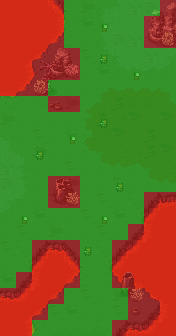

This game map was drawn from its Tiled (.tmx) file and the tilesets committed beside it. A one-line description and the full map source follow:
An orthogonal 11x21 tile map with 16x16 px tiles, 9 tile layers (Tile Layer 4, Tile Layer 5, Tile Layer 6, Tile Layer 7, ...).

<map version="1.5" tiledversion="2021.02.15" orientation="orthogonal" renderorder="left-down" width="11" height="21" tilewidth="16" tileheight="16" infinite="0" nextlayerid="16" nextobjectid="1">
 <tileset firstgid="1" source="../world_tiles/tileset.tsx" />
 <layer id="10" name="Tile Layer 4" width="11" height="21">
  <data encoding="csv">
12612,12612,12612,12215,12216,12809,12809,12809,12809,12809,12809,
12612,12612,12612,12615,12616,12809,12809,12809,12809,12809,12809,
12612,12101,12102,12715,12716,12809,12809,12809,12809,12809,12809,
12612,12201,12202,12815,12816,12809,12809,12809,12809,12809,12809,
12614,12301,12302,12809,12809,12809,12809,12809,12809,12809,12809,
12714,12715,12716,12809,12809,12809,12809,12809,12809,12809,12809,
12814,12815,12816,12809,12809,12809,12809,12809,12809,12809,12809,
12809,12809,12809,12809,12809,12809,12809,12809,12809,12809,12809,
12809,12809,12809,12809,12809,12809,12809,12809,12809,12809,12809,
12809,12809,12809,12809,12809,12809,12809,12809,12809,12809,12809,
12809,12809,12809,12809,12809,12809,12809,12809,12809,12809,12809,
12809,12809,12809,12809,12809,12809,12809,12809,12809,12809,12809,
12809,12809,12809,12809,12809,12809,12809,12809,12109,12110,12111,
12809,12809,12809,12809,12809,12809,12809,12809,12209,12210,12211,
12809,12809,12809,12809,12809,12809,12809,12809,12707,12708,12612,
12809,12109,12110,12114,12115,12116,12109,12110,12807,12808,12612,
12809,12209,12210,12214,12215,12216,12209,12210,12612,12612,12612,
12706,12707,12708,12102,12715,12716,12709,12710,12711,12107,12108,
12806,12807,12808,12202,12815,12816,12809,12810,12811,12207,12208,
12612,12201,12202,12809,12809,12809,12809,12809,12706,12707,12708,
12612,12301,12302,12809,12809,12809,12109,12110,12806,12807,12808
</data>
 </layer>
 <layer id="11" name="Tile Layer 5" width="11" height="21">
  <data encoding="csv">
0,0,0,0,0,12828,12238,12239,12230,12328,12242,
0,0,0,0,0,12930,12338,12339,12340,12341,12230,
0,0,0,0,0,0,12438,12328,12230,12441,12328,
0,0,0,0,0,12929,12538,12539,12540,12230,12542,
0,0,0,0,12828,0,12930,12639,12640,12641,12642,
0,0,12929,0,0,12750,12751,12752,12753,12753,12754,
0,0,0,0,12828,12850,12851,13228,12853,12853,12854,
12828,0,0,0,0,12950,13228,12952,13129,12954,13129,
12142,12143,12929,0,12930,13050,13051,13129,13053,13228,13052,
12242,12243,12828,0,0,13150,13151,13152,13153,13228,13129,
12230,12343,0,0,12929,13250,13251,13252,13253,13151,13152,
12328,12443,0,0,12828,0,0,12929,0,13251,13252,
12542,12543,0,12929,0,0,12929,0,0,0,0,
12642,12643,12930,0,0,12929,0,12930,0,0,0,
0,12929,0,12828,0,0,12929,0,0,0,0,
12929,0,0,0,0,0,0,0,0,0,0,
0,0,0,0,0,0,0,0,0,0,0,
12930,0,0,0,0,0,0,0,0,0,0,
0,0,0,0,0,12929,0,12828,0,0,0,
0,0,0,12929,12930,0,0,12929,0,0,0,
0,0,0,14551,14552,14553,14554,0,0,0,0
</data>
 </layer>
 <layer id="12" name="Tile Layer 6" width="11" height="21">
  <data encoding="csv">
0,0,0,0,0,0,0,0,0,0,0,
0,0,0,0,0,0,0,0,0,0,0,
0,0,0,0,0,0,0,0,0,0,0,
0,0,0,0,0,0,0,0,0,0,0,
0,0,0,0,0,0,0,0,0,0,0,
0,0,0,0,0,0,0,0,0,0,0,
0,0,0,0,0,0,0,0,0,0,0,
0,0,0,0,0,0,0,0,0,0,0,
0,0,0,0,0,0,0,0,0,0,0,
0,0,0,0,0,0,0,0,0,0,0,
0,0,0,0,0,0,0,0,0,0,0,
0,0,0,0,0,0,0,0,0,0,0,
0,0,0,0,0,0,0,0,0,0,0,
0,0,0,0,0,0,0,0,0,0,0,
0,0,0,0,0,0,0,0,0,0,0,
0,0,0,0,0,0,0,0,0,0,0,
0,0,0,0,0,0,0,0,0,0,0,
0,0,0,0,0,0,0,0,0,0,0,
0,0,0,0,0,0,0,0,0,0,0,
0,0,0,0,0,0,0,0,0,0,0,
0,0,0,0,0,0,0,0,0,0,0
</data>
 </layer>
 <layer id="13" name="Tile Layer 7" width="11" height="21">
  <data encoding="csv">
0,0,0,0,0,0,0,0,0,12372,12373,
0,0,0,0,0,0,0,0,0,12472,12473,
0,0,0,0,0,0,0,0,0,12572,12573,
0,0,0,12673,12674,0,0,0,0,0,0,
0,0,0,12773,12774,0,0,0,0,0,0,
0,0,0,0,0,0,0,0,0,0,0,
0,0,0,0,0,0,0,0,0,0,0,
0,0,0,0,0,0,0,0,0,0,0,
0,0,0,0,0,0,0,0,0,0,0,
0,0,0,0,0,0,0,0,0,0,0,
0,0,0,0,0,0,0,0,0,0,0,
0,0,0,0,0,0,0,0,0,0,0,
0,0,0,0,0,0,0,0,0,0,0,
0,0,0,0,0,0,0,0,0,0,0,
0,0,0,0,0,0,0,0,0,0,0,
0,0,0,0,0,0,0,0,0,0,0,
0,0,0,0,0,0,0,0,0,0,0,
0,0,0,0,0,0,0,0,0,0,0,
0,0,0,0,0,0,0,0,0,0,0,
0,0,0,0,0,0,0,0,0,0,0,
0,0,0,0,0,0,0,0,0,0,0
</data>
 </layer>
 <layer id="14" name="Tile Layer 8" width="11" height="21">
  <data encoding="csv">
0,0,0,0,0,0,0,0,0,0,0,
0,0,0,0,0,0,0,0,0,0,0,
0,0,0,0,0,0,0,0,0,0,0,
0,0,12863,12864,0,0,0,0,0,0,0,
0,0,12963,12964,0,0,0,0,0,0,0,
0,0,13063,13064,0,0,0,0,0,0,0,
0,0,0,0,0,0,0,0,0,0,0,
0,0,0,0,0,0,0,0,0,0,0,
0,0,0,0,0,0,0,0,0,0,0,
0,0,0,0,0,0,0,0,0,0,0,
0,0,0,0,0,0,0,0,0,0,0,
0,0,0,12359,12360,0,0,0,0,0,0,
0,0,0,12459,12460,0,0,0,0,0,0,
0,0,0,0,0,0,0,0,0,0,0,
0,0,0,0,0,0,0,0,0,0,0,
0,0,0,0,0,0,0,0,0,0,0,
0,0,0,0,0,0,0,0,0,0,0,
0,0,0,0,0,0,0,12161,12162,0,0,
0,0,0,0,0,0,0,12261,12262,0,0,
0,0,0,0,0,0,0,0,0,0,0,
0,0,0,0,0,0,0,0,0,0,0
</data>
 </layer>
 <layer id="15" name="Tile Layer 9" width="11" height="21">
  <data encoding="csv">
0,0,0,0,0,0,0,0,0,0,0,
0,0,0,0,0,0,0,0,0,0,0,
0,0,0,0,0,0,0,0,0,0,13561,
0,0,0,0,0,0,0,0,0,0,0,
0,0,0,0,13460,0,0,0,0,0,0,
0,0,13561,0,0,0,0,0,0,0,0,
0,0,0,0,0,0,0,0,0,0,0,
0,0,0,0,0,0,0,0,0,0,0,
0,0,0,0,0,0,0,0,0,0,0,
0,0,0,0,0,0,0,0,0,0,0,
0,0,0,0,0,0,0,0,0,0,0,
0,0,0,0,0,0,0,0,0,0,0,
0,0,0,0,13562,0,0,0,0,0,0,
0,0,0,0,0,0,0,0,0,0,0,
0,0,0,0,0,0,0,0,0,0,0,
0,0,0,0,0,0,0,0,0,0,0,
0,0,0,0,0,0,0,0,0,0,0,
0,0,0,0,0,0,0,0,0,0,0,
0,0,0,0,0,0,0,0,13562,0,0,
0,0,0,0,0,0,0,0,0,0,0,
0,0,0,0,0,0,0,0,0,0,0
</data>
 </layer>
 <layer id="7" name="anim" width="11" height="21">
  <data encoding="csv">
0,0,0,0,0,0,0,0,0,0,0,
0,0,0,0,0,0,0,0,0,0,0,
0,0,0,0,0,0,0,0,0,0,0,
0,0,0,0,0,0,0,0,0,0,0,
0,0,0,0,0,0,0,0,0,0,0,
0,0,0,0,0,0,0,0,0,0,0,
0,0,0,15429,0,0,0,0,0,0,0,
0,0,0,0,0,0,0,0,0,0,0,
0,0,0,0,0,0,0,0,0,0,0,
0,0,0,0,0,0,0,0,0,0,0,
0,0,0,0,0,0,0,0,0,0,0,
0,0,0,0,0,0,0,0,0,0,0,
0,0,0,0,0,0,0,0,0,0,0,
0,0,0,0,0,0,0,0,0,0,0,
0,0,0,0,0,0,0,0,0,0,0,
0,0,0,0,0,0,0,0,0,0,0,
0,0,0,0,0,0,0,0,0,0,0,
0,0,0,0,0,0,0,0,0,0,0,
0,0,0,0,0,0,0,0,0,0,0,
0,0,0,0,0,0,0,0,15528,0,0,
0,0,0,0,0,0,0,0,0,0,0
</data>
 </layer>
 <layer id="8" name="characters" width="11" height="21">
  <data encoding="csv">
0,0,0,0,0,0,0,0,0,0,0,
0,0,0,0,0,0,15506,0,0,0,0,
0,0,0,0,0,0,0,0,0,0,0,
0,0,0,0,0,0,15706,0,0,0,0,
0,0,0,0,0,0,0,0,15506,0,0,
0,0,0,0,0,0,0,0,0,0,0,
0,0,0,0,0,0,0,0,0,0,0,
0,0,0,0,0,0,15706,0,0,0,0,
0,0,0,0,15506,0,0,0,0,0,0,
0,0,15706,0,0,0,0,0,0,0,0,
0,0,0,0,0,0,0,0,0,0,0,
0,0,0,0,0,0,0,15706,0,0,0,
0,0,0,0,0,0,0,0,0,0,0,
0,15506,0,0,0,0,15506,0,0,0,0,
0,0,0,0,0,0,0,0,0,0,0,
0,0,0,0,0,15706,0,0,0,0,0,
0,0,0,0,0,0,0,0,0,0,0,
0,0,0,0,0,0,0,0,0,0,0,
0,0,0,0,0,0,0,0,0,0,0,
0,0,0,0,0,0,0,0,0,0,0,
0,0,0,0,0,0,0,0,0,0,0
</data>
 </layer>
 <layer id="9" name="walkable" width="11" height="21">
  <data encoding="csv">
15437,15437,15437,15437,15537,15537,15537,15537,15537,15537,15437,
15437,15437,15437,15437,15537,15537,15537,15537,15537,15437,15437,
15437,15437,15437,15437,15537,15537,15537,15537,15537,15437,15437,
15437,15437,15437,15437,15437,15537,15537,15537,15537,15537,15537,
15437,15437,15437,15437,15437,15537,15537,15537,15537,15537,15537,
15437,15437,15437,15537,15537,15537,15537,15537,15537,15537,15537,
15537,15537,15537,15437,15437,15537,15537,15537,15537,15537,15537,
15537,15537,15537,15537,15537,15537,15537,15537,15537,15537,15537,
15537,15537,15537,15537,15537,15537,15537,15537,15537,15537,15537,
15537,15537,15537,15537,15537,15537,15537,15537,15537,15537,15537,
15537,15537,15537,15537,15537,15537,15537,15537,15537,15537,15537,
15537,15537,15537,15437,15437,15537,15537,15537,15537,15537,15537,
15537,15537,15537,15437,15437,15537,15537,15537,15537,15437,15437,
15537,15537,15537,15537,15537,15537,15537,15537,15537,15437,15437,
15537,15537,15537,15537,15537,15537,15537,15537,15437,15437,15437,
15537,15537,15437,15437,15437,15537,15537,15437,15437,15437,15437,
15537,15537,15437,15437,15437,15537,15537,15437,15437,15437,15437,
15537,15437,15437,15437,15437,15537,15537,15437,15437,15437,15437,
15437,15437,15437,15437,15537,15537,15537,15537,15437,15437,15437,
15437,15437,15437,15537,15537,15537,15537,15537,15437,15437,15437,
15437,15437,15537,15537,15537,15537,15537,15437,15437,15437,15437
</data>
 </layer>
</map>
